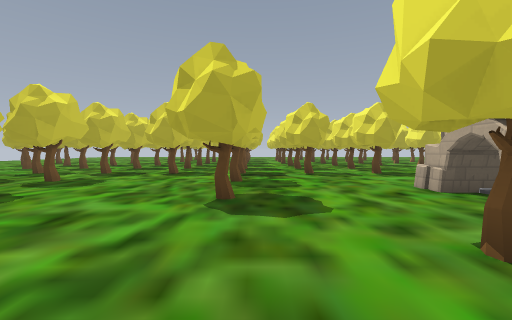
view 1 (above)

24 first-person views from a walk through a Godot game level. The camera is 1.3 m above the floor, tilts 2° down and sees 90° across. The floor is counted in squares, 2 m on a side. Each view is taken from the middle of a square. On the plan, view 1 faces up. The plan holds only what a view shows up to about 9 squares ahead; the rest is blank. The place goes on beyond the plan. Some surface patterns are stand-ins.

view 2
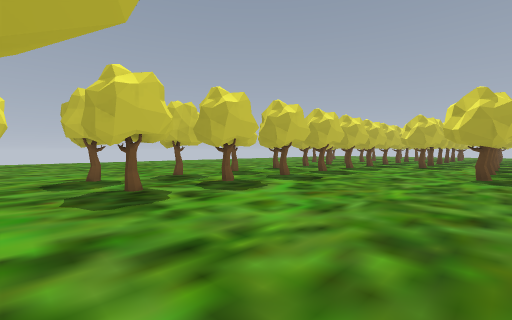

view 3
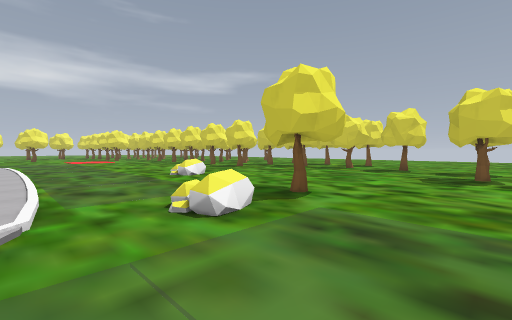

view 4
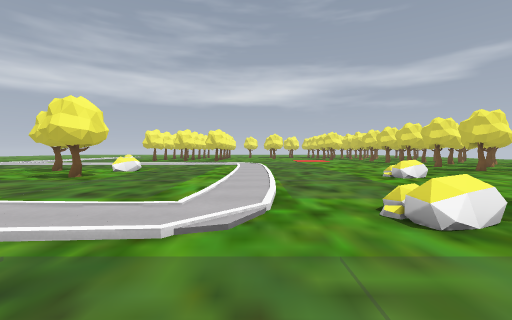

view 5
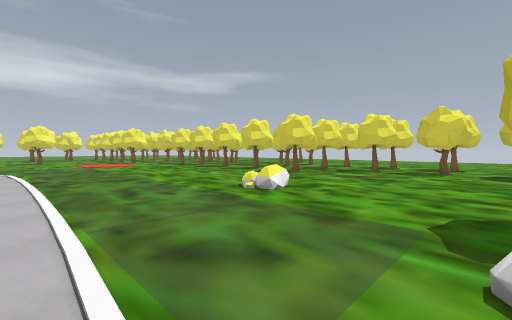

view 6
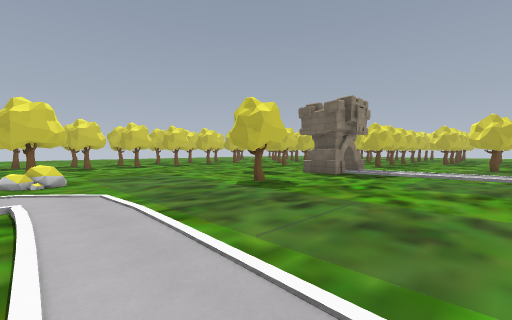

view 7
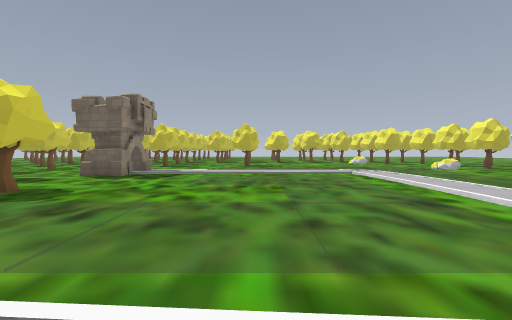

view 8
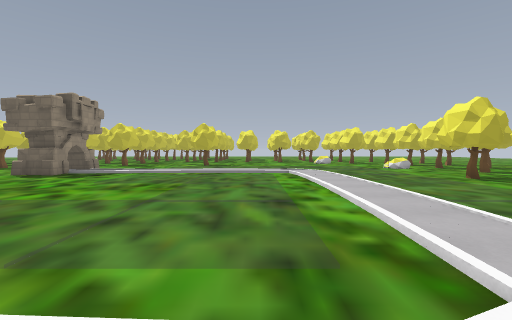

view 9
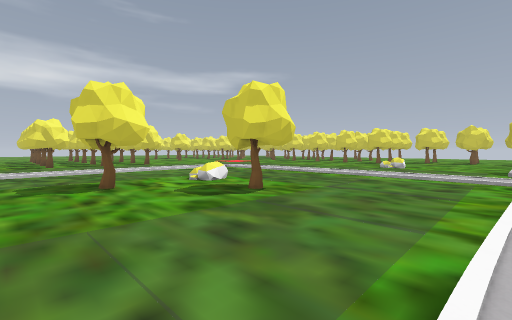

view 10
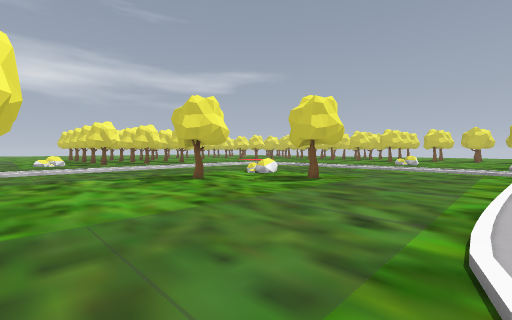

view 11
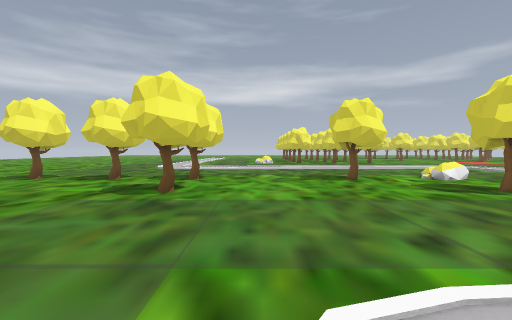

view 12
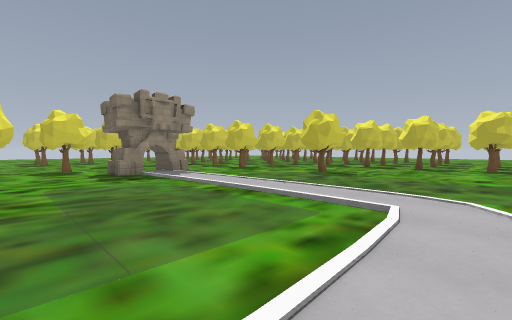

view 13
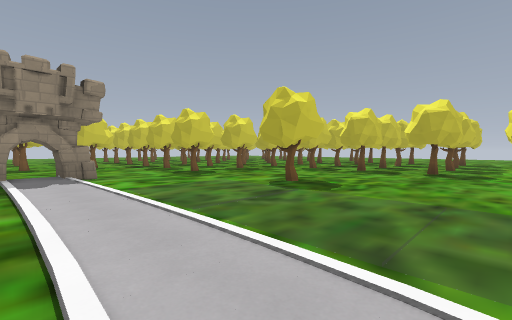

view 14
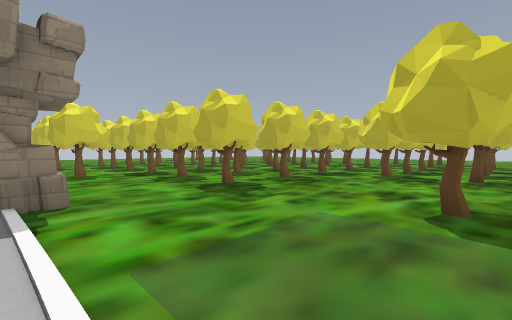

view 15
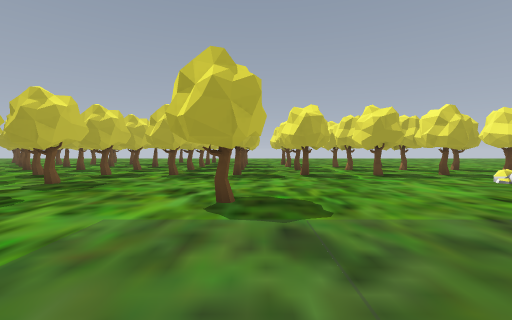

view 16
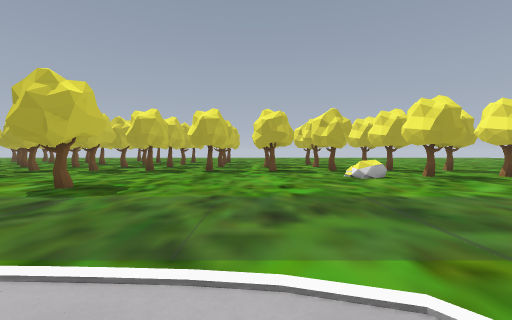

view 17
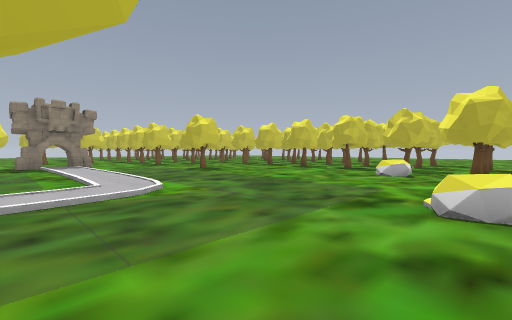

view 18
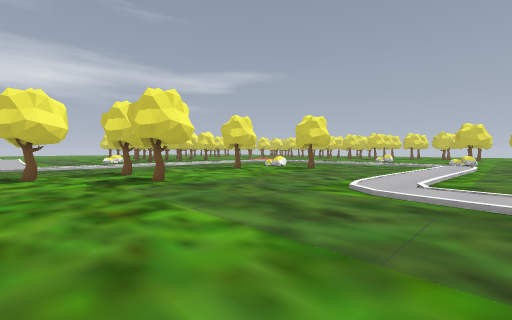

view 19
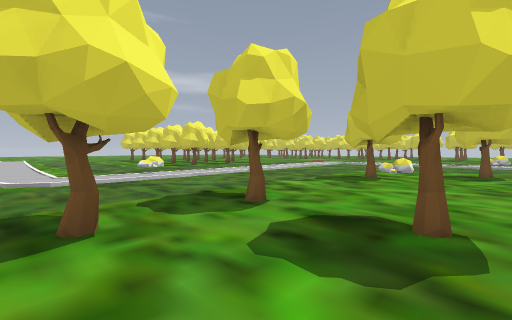

view 20
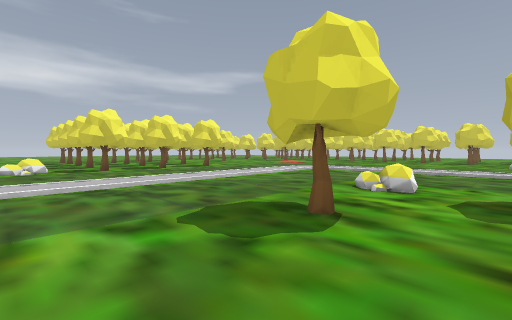

view 21
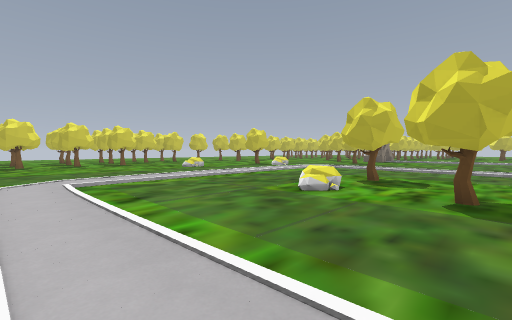

view 22
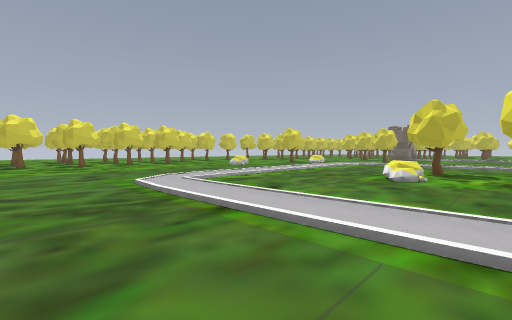

view 23
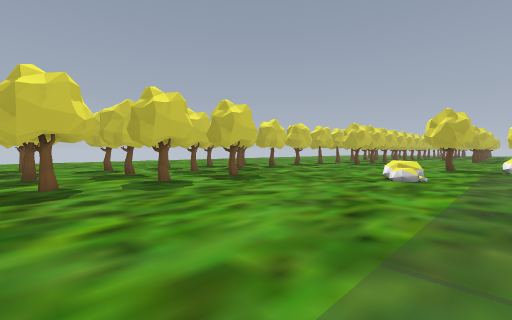

view 24
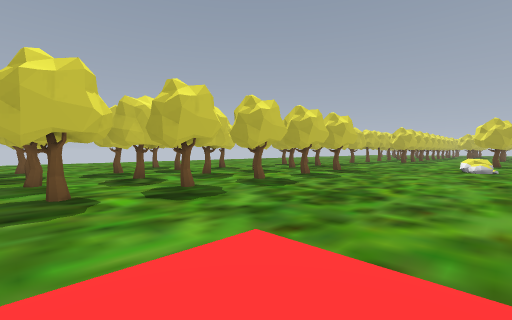

### Floor plan
Key: @ floor where view 1 was taken; # wall or solid block; x gap in a wall; . floor; / step, stairs or slope; = window, fence, low wall or low ledge; ^ raised ledge; T thing the floor can be seen under or through.
Columns run from 11 left of view 1 to 16 right of it. Each row starts with its distance up from view 1.
 13                           #.
 12                  ###########
 11               #### ..... ###
 10               #..........=##
  9               #..........^ .
  8     #        ##.............
  7     # #########...#........
  6       #...x................=
  5       #...#................^
  4       #...x...TT///...//....
  3       #...#...TT////////....
  2     # #.............../.....
  1     # #.....#.............#x
  0    .# #....@...............
 -1   ..###.......#...........
 -2  ...###..................
 -3 ....x.#.............../.....
 -4 ....x.......^../////////....
 -5   ..# ....#x=.//////////....
 -6   ..##........./............
 -7     #.......................
 -8      .....^.................
 -9       ....=.......#.....##..
-10     ###...........^.....###.
-11      ##...........=.#...###x
-12   #   #.....................
-13   #   #......../............
-14  .#   #.......//////////////
-15 #x#   #......../////////////
-16  .#   #.................../.
-17 ..#   #.................../.
-18 #x#   #.....          .. ./.
-19 ..#   ##....        ##^=  /.

Where each view was taken, in squares from view 1:
view 1: 0 up, 0 right, facing up
view 2: 4 down, 0 right, facing up-left
view 3: 2 down, 3 right, facing down-left
view 4: 2 down, 3 right, facing down
view 5: 5 down, 3 right, facing down-left
view 6: 5 down, 8 right, facing up-left
view 7: 5 down, 8 right, facing up
view 8: 5 down, 10 right, facing up
view 9: 5 down, 11 right, facing down-left
view 10: 5 down, 13 right, facing down-left
view 11: 4 down, 12 right, facing down
view 12: 0 up, 12 right, facing up-left
view 13: 3 up, 11 right, facing up-left
view 14: 4 up, 8 right, facing up-left
view 15: 4 up, 8 right, facing up
view 16: 3 up, 11 right, facing up
view 17: 2 up, 16 right, facing up-left
view 18: 3 down, 16 right, facing down-left
view 19: 8 down, 16 right, facing down-left
view 20: 9 down, 12 right, facing down-left
view 21: 15 down, 10 right, facing up-left
view 22: 17 down, 9 right, facing up-left
view 23: 15 down, 1 right, facing up-left
view 24: 19 down, 0 right, facing up-left
